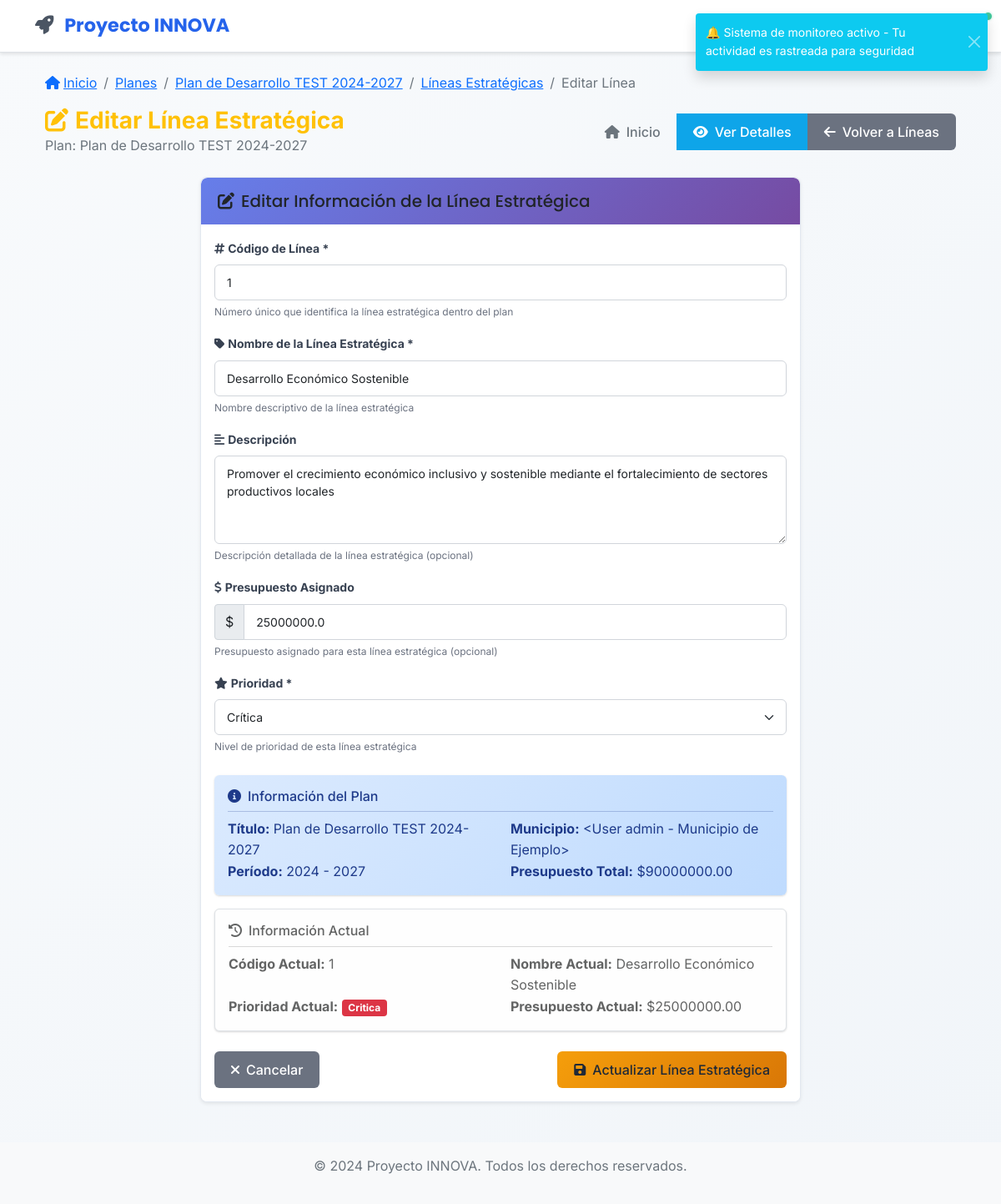
Page /planes/lineas/1/editar (signed in) on the committed database.
### app/models/plan_desarrollo.py (models this page shows, shortened)
class PlanDesarrollo(db.Model):
    __tablename__ = 'planes_desarrollo'
    id = db.Column(db.Integer, primary_key=True)
    titulo = db.Column(db.String(200), nullable=False)
    descripcion = db.Column(db.Text)
    anio_inicio = db.Column(db.Integer, nullable=False)
    anio_fin = db.Column(db.Integer, nullable=False)
    estado = db.Column(db.String(20), default='borrador')  # borrador, activo, finalizado, cancelado
    municipio_id = db.Column(db.Integer, db.ForeignKey('users.id'), nullable=False)
    municipio = db.relationship('User', backref=db.backref('planes_desarrollo', lazy=True))
    created_at = db.Column(db.DateTime, default=datetime.utcnow)
    updated_at = db.Column(db.DateTime, default=datetime.utcnow, onupdate=datetime.utcnow)
    presupuesto_total = db.Column(db.Float, default=0.0)
    prioridad = db.Column(db.String(20), default='media')  # baja, media, alta, critica

### app/models/linea_estrategica.py (models this page shows, shortened)
class LineaEstrategica(db.Model):
    __tablename__ = 'lineas_estrategicas'
    __table_args__ = (
        db.UniqueConstraint('plan_id', 'cod_linea', name='unique_plan_cod_linea'),
    )
    id = db.Column(db.Integer, primary_key=True)
    cod_linea = db.Column(db.Integer, nullable=False)
    nombre = db.Column(db.String(200), nullable=False)
    descripcion = db.Column(db.Text)
    plan_id = db.Column(db.Integer, db.ForeignKey('planes_desarrollo.id'), nullable=False)
    plan = db.relationship('PlanDesarrollo', backref=db.backref('lineas_estrategicas', lazy=True, cascade='all, delete-orphan'))
    estado = db.Column(db.String(20), default='activo')  # activo, inactivo
    created_at = db.Column(db.DateTime, default=datetime.utcnow)
    updated_at = db.Column(db.DateTime, default=datetime.utcnow, onupdate=datetime.utcnow)
    prioridad = db.Column(db.String(20), default='media')  # baja, media, alta, critica
    presupuesto_asignado = db.Column(db.Float, default=0.0)

### app/models/user.py (models this page shows, shortened)
class User(UserMixin, db.Model):
    __tablename__ = 'users'
    id = db.Column(db.Integer, primary_key=True)
    username = db.Column(db.String(64), unique=True, nullable=False, index=True)
    email = db.Column(db.String(120), unique=True, nullable=False, index=True)
    password_hash = db.Column(db.String(256), nullable=False)
    first_name = db.Column(db.String(64), nullable=False)
    last_name = db.Column(db.String(64), nullable=False)
    position = db.Column(db.String(100))  # Cargo en la alcaldía
    municipality = db.Column(db.String(100), nullable=False)  # Nombre de la alcaldía
    department = db.Column(db.String(100), nullable=False)  # Departamento/Estado
    municipality_code = db.Column(db.String(20))  # Código único de la alcaldía
    is_active = db.Column(db.Boolean, default=True)
    created_at = db.Column(db.DateTime, default=datetime.utcnow)
    updated_at = db.Column(db.DateTime, default=datetime.utcnow, onupdate=datetime.utcnow)
    last_login = db.Column(db.DateTime)
    legacy_role = db.Column(db.String(20), default='viewer')  # Mantener para compatibilidad
    active_roles = db.relationship('UserRole',
                                 foreign_keys='UserRole.user_id',
                                 lazy=True,
                                 primaryjoin="and_(User.id==UserRole.user_id, UserRole.is_active==True)")
    user_roles = db.relationship('UserRole',
                               foreign_keys='UserRole.user_id',
                               lazy=True,
                               overlaps="active_roles")
    @property
    def password(self):
        raise AttributeError('La contraseña no es un atributo legible')
    @property
    def role(self):
        return self.legacy_role
    def is_admin(self):
        if self.active_roles:
            admin_names = ['admin', 'administrador']
            return any(ur.role.name.lower() in admin_names for ur in self.active_roles)
        return self.legacy_role == 'admin'
    def __repr__(self):
        return f'<User {self.username} - {self.municipality}>'

### app/views/planes.py (the view, shortened to what this page needs)
@planes_bp.route('/lineas/<int:linea_id>/editar', methods=['GET', 'POST'])
@login_required
def editar_linea(linea_id):
    linea = LineaEstrategica.query.join(PlanDesarrollo).filter(
        LineaEstrategica.id == linea_id,
        build_plan_filter(current_user)
    ).first_or_404()
    form = EditarLineaEstrategicaForm(obj=linea)
    return render_template('planes/editar_linea.html', title='Editar Línea Estratégica',
                          form=form, linea=linea, plan=linea.plan)

### app/templates/planes/editar_linea.html (shortened to what this page needs)
{% extends "base.html" %}
{% block content %}
<div class="container-fluid mt-4">
    <div class="row mb-4">
        <div class="col-12">
            <nav aria-label="breadcrumb" class="mb-3">
                <ol class="breadcrumb">
                    <li class="breadcrumb-item">
                        <a href="{{ url_for('main.dashboard') }}">
                            <i class="fas fa-home me-1"></i>Inicio
                        </a>
                    </li>
                    <li class="breadcrumb-item">
                        <a href="{{ url_for('planes.index') }}">Planes</a>
                    </li>
                    <li class="breadcrumb-item">
                        <a href="{{ url_for('planes.ver', plan_id=plan.id) }}">{{ plan.titulo }}</a>
                    </li>
                    <li class="breadcrumb-item">
                        <a href="{{ url_for('planes.lineas', plan_id=plan.id) }}">Líneas Estratégicas</a>
                    </li>
                    <li class="breadcrumb-item active">Editar Línea</li>
                </ol>
            </nav>
            <div class="d-flex justify-content-between align-items-center">
                <div>
                    <h1 class="h3 mb-0 text-warning fw-bold">
                        <i class="fas fa-edit me-2"></i>Editar Línea Estratégica
                    </h1>
                    <p class="text-muted mb-0">Plan: {{ plan.titulo }}</p>
                </div>
                <div class="btn-group">
                    <a href="{{ url_for('main.dashboard') }}" class="btn btn-outline-secondary">
                        <i class="fas fa-home me-2"></i>Inicio
                    </a>
                    <a href="{{ url_for('planes.detalles_linea', linea_id=linea.id) }}" class="btn btn-info">
                        <i class="fas fa-eye me-2"></i>Ver Detalles
                    </a>
                    <a href="{{ url_for('planes.lineas', plan_id=plan.id) }}" class="btn btn-secondary">
                        <i class="fas fa-arrow-left me-2"></i>Volver a Líneas
                    </a>
                </div>
            </div>
        </div>
    </div>
    <div class="row">
        <div class="col-lg-8 mx-auto">
            <div class="card shadow-sm">
                <div class="card-header bg-warning text-dark">
                    <h5 class="mb-0">
                        <i class="fas fa-edit me-2"></i>Editar Información de la Línea Estratégica
                    </h5>
                </div>
                <div class="card-body">
                    <form method="POST">
                        <div class="mb-3">
                            <label for="cod_linea" class="form-label fw-bold">
                                <i class="fas fa-hashtag me-1"></i>Código de Línea *
                            </label>
                            {{ form.cod_linea(class="form-control", placeholder="Ej: 1, 2, 3...") }}
                            <div class="form-text">Número único que identifica la línea estratégica dentro del plan</div>
                        </div>
                        <div class="mb-3">
                            <label for="nombre" class="form-label fw-bold">
                                <i class="fas fa-tag me-1"></i>Nombre de la Línea Estratégica *
                            </label>
                            {{ form.nombre(class="form-control", placeholder="Ej: Desarrollo Económico Sostenible") }}
                            <div class="form-text">Nombre descriptivo de la línea estratégica</div>
                        </div>
                        <div class="mb-3">
                            <label for="descripcion" class="form-label fw-bold">
                                <i class="fas fa-align-left me-1"></i>Descripción
                            </label>
                            {{ form.descripcion(class="form-control", rows="4", placeholder="Describa los objetivos y alcance de esta línea estratégica...") }}
                            <div class="form-text">Descripción detallada de la línea estratégica (opcional)</div>
                        </div>
                        <div class="mb-3">
                            <label for="presupuesto_asignado" class="form-label fw-bold">
                                <i class="fas fa-dollar-sign me-1"></i>Presupuesto Asignado
                            </label>
                            <div class="input-group">
                                <span class="input-group-text">$</span>
                                {{ form.presupuesto_asignado(class="form-control", placeholder="0.00") }}
                            </div>
                            <div class="form-text">Presupuesto asignado para esta línea estratégica (opcional)</div>
                        </div>
                        <div class="mb-4">
                            <label for="prioridad" class="form-label fw-bold">
                                <i class="fas fa-star me-1"></i>Prioridad *
                            </label>
                            {{ form.prioridad(class="form-select") }}
                            <div class="form-text">Nivel de prioridad de esta línea estratégica</div>
                        </div>
                        <div class="alert alert-info border-0">
                            <h6 class="alert-heading">
                                <i class="fas fa-info-circle me-2"></i>Información del Plan
                            </h6>
                            <hr class="my-2">
                            <div class="row">
                                <div class="col-md-6">
                                    <strong>Título:</strong> {{ plan.titulo }}
                                </div>
                                <div class="col-md-6">
                                    <strong>Municipio:</strong> {{ plan.municipio }}
                                </div>
                                <div class="col-md-6">
                                    <strong>Período:</strong> {{ plan.anio_inicio }} - {{ plan.anio_fin }}
                                </div>
                                <div class="col-md-6">
                                    <strong>Presupuesto Total:</strong> ${{ "%.2f"|format(plan.presupuesto_total) }}
                                </div>
                            </div>
                        </div>
                        <div class="alert alert-light border">
                            <h6 class="alert-heading">
                                <i class="fas fa-history me-2"></i>Información Actual
                            </h6>
                            <hr class="my-2">
                            <div class="row">
                                <div class="col-md-6">
                                    <strong>Código Actual:</strong> {{ linea.cod_linea }}
                                </div>
                                <div class="col-md-6">
                                    <strong>Nombre Actual:</strong> {{ linea.nombre }}
                                </div>
                                <div class="col-md-6">
                                    <strong>Prioridad Actual:</strong>
                                    <span class="badge bg-{{ 'danger' if linea.prioridad == 'critica' else 'warning' if linea.prioridad == 'alta' else 'info' if linea.prioridad == 'media' else 'secondary' }}">
                                        {{ linea.prioridad.title() }}
                                    </span>
                                </div>
                                <div class="col-md-6">
                                    <strong>Presupuesto Actual:</strong> ${{ "%.2f"|format(linea.presupuesto_asignado or 0) }}
                                </div>
                            </div>
                        </div>
                        <div class="d-flex justify-content-between mt-4">
                            <a href="{{ url_for('planes.lineas', plan_id=plan.id) }}" class="btn btn-secondary">
                                <i class="fas fa-times me-2"></i>Cancelar
                            </a>
                            <button type="submit" class="btn btn-warning">
                                <i class="fas fa-save me-2"></i>Actualizar Línea Estratégica
                            </button>
                        </div>
                    </form>
                </div>
            </div>
        </div>
    </div>
</div>
{% endblock %}

### rows in the picture
PlanDesarrollo: titulo "Plan de Desarrollo TEST 2024-2027", anio_inicio "2024", anio_fin "2027", presupuesto_total "90000000.00"
LineaEstrategica: cod_linea "1", nombre "Desarrollo Económico Sostenible", descripcion "Promover el crecimiento económico inclusivo y sostenible mediante el fortalecimiento de sectores productivos locales", presupuesto_asignado "25000000.0", prioridad "Crítica", prioridad "Critica", presupuesto_asignado "25000000.00"
User: municipio "<User admin - Municipio de Ejemplo>"
